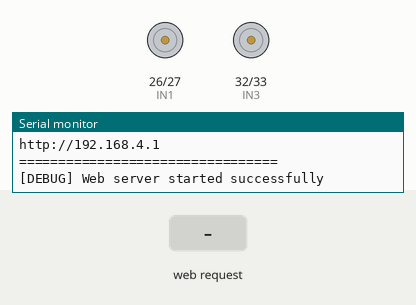
Recording of a sketch running on a simulated ESP32. Shown: motor-driver pin pairs drawn as motors (green arrow = first pin HIGH = forward, orange = second pin HIGH = backward, longer = more drive, scaled by the enable pin), the last lines printed to the serial monitor. The inputs (shaded band) are chosen by the test bench.

Above: at 2.2 s.
2.3 s: HTTP request GET /forward received
At 3.3 s:
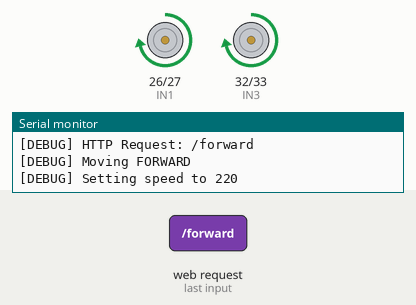
3.8 s: HTTP request GET /backward received
At 4.4 s:
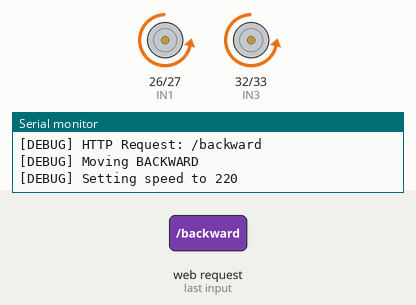
5.3 s: HTTP request GET /left received
At 5.6 s:
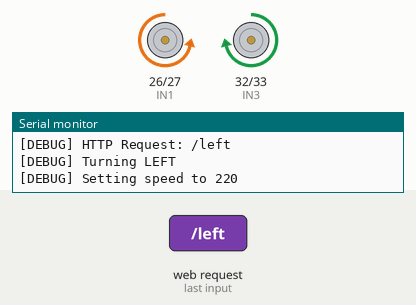
6.8 s: HTTP request GET /right received
At 7.9 s:
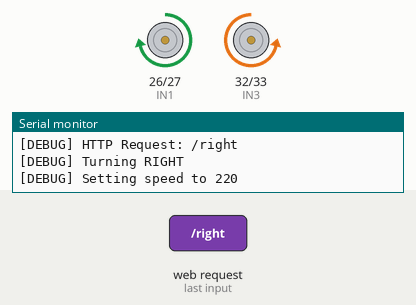
Timing chart, 0 to 9.3 s (numbered marks = the images above; inputs shaded):
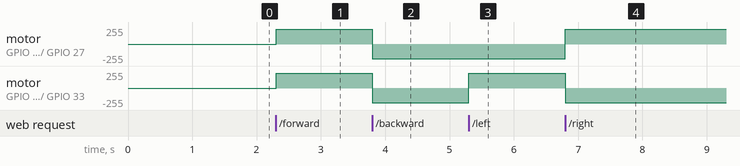

Measured:
- after the input at 2.3 s, motor on GPIO 26 (IN1) / GPIO 27 (IN2), motor on GPIO 32 (IN3) / GPIO 33 (IN4): stopped → forward 219/255 at once
- after the input at 3.8 s, motor on GPIO 26 (IN1) / GPIO 27 (IN2), motor on GPIO 32 (IN3) / GPIO 33 (IN4): forward 219/255 → backward 219/255 at once
- after the input at 5.3 s, motor on GPIO 32 (IN3) / GPIO 33 (IN4): backward 219/255 → forward 219/255 at once
- after the input at 6.8 s, motor on GPIO 26 (IN1) / GPIO 27 (IN2): backward 219/255 → forward 219/255 at once; motor on GPIO 32 (IN3) / GPIO 33 (IN4): forward 219/255 → backward 219/255 at once

The sketch:

esp32_rc_car.ino
```cpp
/*
  ESP32 RC Car Control via Wi-Fi Access Point
  Compatible with latest ESP32 core (uses ledcAttach + ledcWrite)

  Wi-Fi AP:
    SSID     : RC_CAR
    Password : 12345678
    URL      : http://192.168.4.1

  Motor Driver:
    L293D / L298N

  Left Motor:
    IN1 -> GPIO 26
    IN2 -> GPIO 27
    ENA -> GPIO 14

  Right Motor:
    IN3 -> GPIO 32
    IN4 -> GPIO 33
    ENB -> GPIO 25
*/

#include <WiFi.h>
#include <WebServer.h>

// ==========================
// Access Point Credentials
// ==========================
const char* ssid = "RC_CAR";
const char* password = "12345678";

// ==========================
// Motor Pins
// ==========================
#define IN1 26
#define IN2 27
#define ENA 14

#define IN3 32
#define IN4 33
#define ENB 25

// ==========================
// PWM Settings
// ==========================
const int pwmFreq = 1000;
const int pwmResolution = 8;     // 0-255
const int motorSpeed = 220;      // Speed value

// ==========================
// Web Server
// ==========================
WebServer server(80);

// ==========================
// Debug Helper
// ==========================
void debug(const String &msg) {
  Serial.print("[DEBUG] ");
  Serial.println(msg);
}

// ==========================
// Motor Control
// ==========================
void setSpeed(int speedValue) {
  debug("Setting speed to " + String(speedValue));
  ledcWrite(ENA, speedValue);   // New ESP32 core API
  ledcWrite(ENB, speedValue);
}

void moveForward() {
  debug("Moving FORWARD");

  digitalWrite(IN1, HIGH);
  digitalWrite(IN2, LOW);

  digitalWrite(IN3, HIGH);
  digitalWrite(IN4, LOW);

  setSpeed(motorSpeed);
}

void moveBackward() {
  debug("Moving BACKWARD");

  digitalWrite(IN1, LOW);
  digitalWrite(IN2, HIGH);

  digitalWrite(IN3, LOW);
  digitalWrite(IN4, HIGH);

  setSpeed(motorSpeed);
}

void turnLeft() {
  debug("Turning LEFT");

  digitalWrite(IN1, LOW);
  digitalWrite(IN2, HIGH);

  digitalWrite(IN3, HIGH);
  digitalWrite(IN4, LOW);

  setSpeed(motorSpeed);
}

void turnRight() {
  debug("Turning RIGHT");

  digitalWrite(IN1, HIGH);
  digitalWrite(IN2, LOW);

  digitalWrite(IN3, LOW);
  digitalWrite(IN4, HIGH);

  setSpeed(motorSpeed);
}

void stopMotors() {
  debug("STOPPING motors");

  digitalWrite(IN1, LOW);
  digitalWrite(IN2, LOW);

  digitalWrite(IN3, LOW);
  digitalWrite(IN4, LOW);

  setSpeed(0);
}

// ==========================
// HTML Page
// ==========================
String getHTML() {
  return R"rawliteral(
<!DOCTYPE html>
<html>
<head>
<meta name="viewport" content="width=device-width, initial-scale=1">
<title>ESP32 RC Car</title>
<style>
  body {
    font-family: Arial;
    text-align: center;
    background: #111;
    color: white;
    margin-top: 30px;
  }
  h1 { margin-bottom: 30px; }
  button {
    width: 120px;
    height: 60px;
    font-size: 20px;
    margin: 10px;
    border: none;
    border-radius: 12px;
    font-weight: bold;
    cursor: pointer;
    background: #00c853;
    color: white;
  }
  .stop {
    background: #d50000;
  }
</style>
</head>
<body>
  <h1>ESP32 RC Car</h1>

  <div>
    <button
      onmousedown="send('forward')"
      onmouseup="send('stop')"
      ontouchstart="send('forward')"
      ontouchend="send('stop')">
      Forward
    </button>
  </div>

  <div>
    <button
      onmousedown="send('left')"
      onmouseup="send('stop')"
      ontouchstart="send('left')"
      ontouchend="send('stop')">
      Left
    </button>

    <button class="stop" onclick="send('stop')">
      Stop
    </button>

    <button
      onmousedown="send('right')"
      onmouseup="send('stop')"
      ontouchstart="send('right')"
      ontouchend="send('stop')">
      Right
    </button>
  </div>

  <div>
    <button
      onmousedown="send('backward')"
      onmouseup="send('stop')"
      ontouchstart="send('backward')"
      ontouchend="send('stop')">
      Backward
    </button>
  </div>

<script>
function send(cmd) {
  fetch('/' + cmd)
    .then(response => response.text())
    .then(text => console.log(text))
    .catch(err => console.error(err));
}
</script>
</body>
</html>
)rawliteral";
}

// ==========================
// HTTP Handlers
// ==========================
void handleRoot() {
  debug("Client connected to root page");
  server.send(200, "text/html", getHTML());
}

void handleForward() {
  debug("HTTP Request: /forward");
  moveForward();
  server.send(200, "text/plain", "FORWARD");
}

void handleBackward() {
  debug("HTTP Request: /backward");
  moveBackward();
  server.send(200, "text/plain", "BACKWARD");
}

void handleLeft() {
  debug("HTTP Request: /left");
  turnLeft();
  server.send(200, "text/plain", "LEFT");
}

void handleRight() {
  debug("HTTP Request: /right");
  turnRight();
  server.send(200, "text/plain", "RIGHT");
}

void handleStop() {
  debug("HTTP Request: /stop");
  stopMotors();
  server.send(200, "text/plain", "STOP");
}

void handleNotFound() {
  debug("404 Not Found: " + server.uri());
  server.send(404, "text/plain", "Not Found");
}

// ==========================
// Setup
// ==========================
void setup() {
  Serial.begin(115200);
  delay(1000);

  debug("Booting ESP32 RC Car Controller");

  // Configure motor direction pins
  pinMode(IN1, OUTPUT);
  pinMode(IN2, OUTPUT);
  pinMode(IN3, OUTPUT);
  pinMode(IN4, OUTPUT);

  debug("Motor pins configured");

  // Attach PWM directly to pins (new ESP32 core API)
  if (!ledcAttach(ENA, pwmFreq, pwmResolution)) {
    debug("ERROR: Failed to attach PWM to ENA");
  } else {
    debug("PWM attached to ENA (GPIO " + String(ENA) + ")");
  }

  if (!ledcAttach(ENB, pwmFreq, pwmResolution)) {
    debug("ERROR: Failed to attach PWM to ENB");
  } else {
    debug("PWM attached to ENB (GPIO " + String(ENB) + ")");
  }

  // Ensure motors are stopped
  stopMotors();

  // Start Access Point
  debug("Starting Wi-Fi Access Point...");
  WiFi.softAP(ssid, password);

  IPAddress ip = WiFi.softAPIP();

  Serial.println();
  Serial.println("=================================");
  Serial.println("      ESP32 RC CAR READY");
  Serial.println("=================================");
  Serial.print("SSID      : ");
  Serial.println(ssid);
  Serial.print("Password  : ");
  Serial.println(password);
  Serial.print("IP Address: ");
  Serial.println(ip);
  Serial.println("Open your browser and go to:");
  Serial.println("http://192.168.4.1");
  Serial.println("=================================");
  Serial.println();

  // Configure web routes
  server.on("/", handleRoot);
  server.on("/forward", handleForward);
  server.on("/backward", handleBackward);
  server.on("/left", handleLeft);
  server.on("/right", handleRight);
  server.on("/stop", handleStop);
  server.onNotFound(handleNotFound);

  // Start server
  server.begin();
  debug("Web server started successfully");
}

// ==========================
// Loop
// ==========================
void loop() {
  server.handleClient();
}
```
